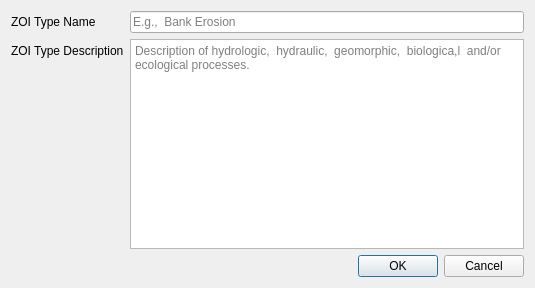
<?xml version="1.0" encoding="UTF-8"?>
<ui version="4.0">
 <class>zoi_type_dialog</class>
 <widget class="QDialog" name="zoi_type_dialog">
  <property name="geometry">
   <rect>
    <x>0</x>
    <y>0</y>
    <width>535</width>
    <height>288</height>
   </rect>
  </property>
  <property name="windowTitle">
   <string>ZOI Type</string>
  </property>
  <property name="windowIcon">
   <iconset>
    <normaloff>../../icon.png</normaloff>../../icon.png</iconset>
  </property>
  <layout class="QFormLayout" name="formLayout">
   <item row="0" column="0">
    <widget class="QLabel" name="label">
     <property name="text">
      <string>ZOI Type Name</string>
     </property>
    </widget>
   </item>
   <item row="0" column="1">
    <widget class="QLineEdit" name="lineEdit_zoi_type_name">
     <property name="placeholderText">
      <string>E.g.,  Bank Erosion</string>
     </property>
    </widget>
   </item>
   <item row="1" column="0">
    <widget class="QLabel" name="label_5">
     <property name="text">
      <string>ZOI Type Description</string>
     </property>
    </widget>
   </item>
   <item row="1" column="1">
    <widget class="QPlainTextEdit" name="plainTextEdit_zoi_type_description">
     <property name="placeholderText">
      <string>Description of hydrologic,  hydraulic,  geomorphic,  biologica,l  and/or ecological processes.</string>
     </property>
    </widget>
   </item>
   <item row="2" column="1">
    <widget class="QDialogButtonBox" name="buttonBox">
     <property name="orientation">
      <enum>Qt::Horizontal</enum>
     </property>
     <property name="standardButtons">
      <set>QDialogButtonBox::Cancel|QDialogButtonBox::Ok</set>
     </property>
    </widget>
   </item>
  </layout>
 </widget>
 <resources/>
 <connections/>
</ui>
